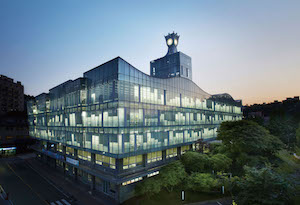
#> input picture assignment11/cau.jpg, 300 x 205 px
$ jupyter execute --allow-errors assignment11.ipynb   (shell and % lines are left out)   (older library calls are emulated)
#> lines starting #> are read from the running program, lines starting #| are printed output that depends on the picture
# Assignment11 : Image Denoising
# Name : Eun-Mi Joo
# Student ID : 20155714
# GitHub Link : https://github.com/joo228/assignment.git

# import package for plotting, data management and dealing image

[cell 1]
import matplotlib.pyplot as plt
import numpy as np
from scipy import signal
from skimage import io, color
from skimage import exposure
from scipy.sparse import csr_matrix
from scipy.sparse import lil_matrix
from scipy import sparse
from scipy import linalg
from scipy.sparse.linalg import lsqr

# read image and make noise in image

[cell 2]
file_image	= 'cau.jpg'

im_color 	= io.imread(file_image)
#> im_color is the input picture: shape (205, 300, 3); mean R, G, B 100.6, 116.8, 124.4
im_gray  	= color.rgb2gray(im_color)
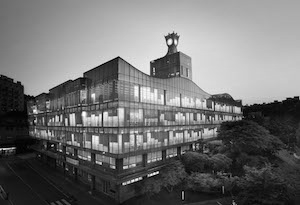
#> im_gray: shape (205, 300) float64; min 0, max 0.998, mean 0.447
im          = (im_gray - np.mean(im_gray)) / np.std(im_gray)
(row, col)  = im.shape
#> row = 205; col = 300

noise_std   = [0.2,0.4,0.6]
noise1      = np.random.normal(0, noise_std[0], (row, col))
noise2      = np.random.normal(0, noise_std[1], (row, col))
noise3      = np.random.normal(0, noise_std[2], (row, col))

im_noise1    = im + noise1
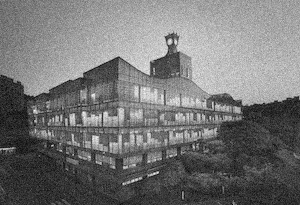
#> im_noise1: shape (205, 300) float64; min -2.18, max 2.56, mean -0.000483; drawn with min black and max white
im_noise2    = im + noise2
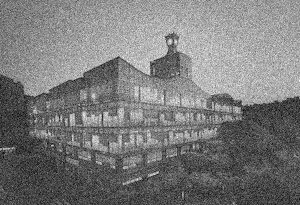
#> im_noise2: shape (205, 300) float64; min -2.89, max 3.11, mean 0.00328; drawn with min black and max white
im_noise3    = im + noise3
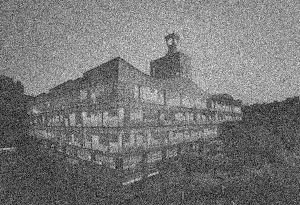
#> im_noise3: shape (205, 300) float64; min -3.52, max 4.02, mean 0.00442; drawn with min black and max white

noise_image1 = np.array(im_noise1).reshape((row*col,1))
noise_image2 = np.array(im_noise2).reshape((row*col,1))
noise_image3 = np.array(im_noise3).reshape((row*col,1))

[cell 3]
p1 = plt.subplot(2,2,1)
p1.set_title('original image')
plt.imshow(im, cmap='gray')
plt.axis('off')

p2 = plt.subplot(2,2,2)
p2.set_title('noisy image 1 with std = %f' %noise_std[0])
plt.imshow(noise_image1.reshape((row, col)), cmap='gray')
plt.axis('off')

p3 = plt.subplot(2,2,3)
p3.set_title('noisy image 2 with std = %f' %noise_std[1])
plt.imshow(noise_image2.reshape((row, col)), cmap='gray')
plt.axis('off')

p2 = plt.subplot(2,2,4)
p2.set_title('noisy image 3 with std = %f' %noise_std[2])
plt.imshow(noise_image3.reshape((row, col)), cmap='gray')
plt.axis('off')

# define difference matrix by x and y

[cell 4]
Dx = csr_matrix((row*col-3, row*col), dtype = np.int)
temp = csr_matrix((row-1,row), dtype = np.int)
temp.setdiag(-1, 0)
temp.setdiag(1, 1)
Dy = csr_matrix((col*(row-1), row*col), dtype = np.int)
Dx.setdiag(-1, 0)
Dx.setdiag(1, 3)
for i in range(col):
    Dy[0+i*(row-1):row-1+i*(row-1),0+i*row:row+i*row]=temp

# define train noise

[cell 5]
def training(ramda, noise_image, dx, dy):
    dx = np.sqrt(ramda)*dx
    dy = np.sqrt(ramda)*dy
    A = sparse.vstack((sparse.eye(row*col), dx, dy), format='csr')
    b = np.concatenate((noise_image, np.zeros((row*col-3,1)), np.zeros((col*(row-1),1))))

    (im_recon, istop, itn, r1norm, r2norm) = lsqr(A,b)[:5]

    im_recon = im_recon.reshape(row, col)
    Error = r2norm
    p1 = plt.subplot(2,2,1)
    p1.set_title('original image')
    plt.imshow(im, cmap='gray')
    plt.axis('off')

    p2 = plt.subplot(2,2,2)
    p2.set_title('noisy image')
    plt.imshow(noise_image.reshape((row, col)), cmap='gray')
    plt.axis('off')

    p3 = plt.subplot(2,2,3)
    p3.set_title('reconstruction')
    plt.imshow(im_recon, cmap='gray')
    plt.axis('off')
    noise_recon = im_noise-im_recon.reshape(row, col)
    p4 = plt.subplot(2,2,4)
    p4.set_title('estimated noise')
    plt.imshow(noise_recon, cmap='gray')
    plt.axis('off')

    plt.show()
    return Error

# image reconstruction with varying noise std and ramda

[cell 6]
ramda = np.array([10**(-2), 10**(-1), 1])
noise_images = [noise_image1, noise_image2, noise_image3]
error = np.empty((len(noise_images),len(ramda)),dtype = float)
#> error = [[225.5, 0, 350.5], [0, 154.1, 68.1], [0, 0, 1]]
#> (the rest of this cell did not finish here and is left out)

# show the error of reconstruction

[cell 7]
for i in range(len(noise_images)):
    plt.bar(ramda, error[i,:], width = 0.05)
    plt.title("reconstruction error for image noise std = %f with each ramda"%noise_std[i])
    plt.show()
#> this loop made 3 passes
#> pass 1, `plt.show()`:
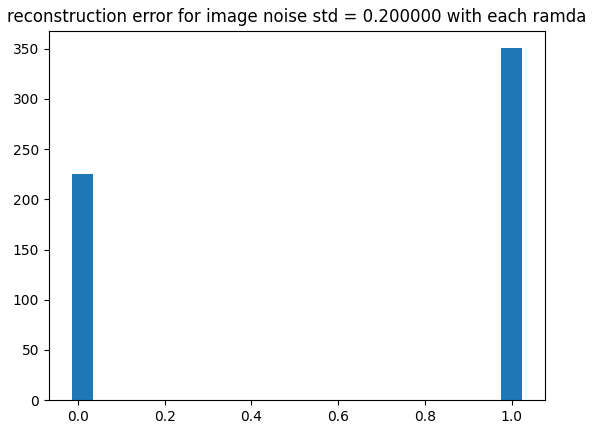
#> figure drawn by matplotlib, 1 panel; tallest bar 350.5 high, from x = 0.975 to 1.02
#> pass 2, `plt.show()`:
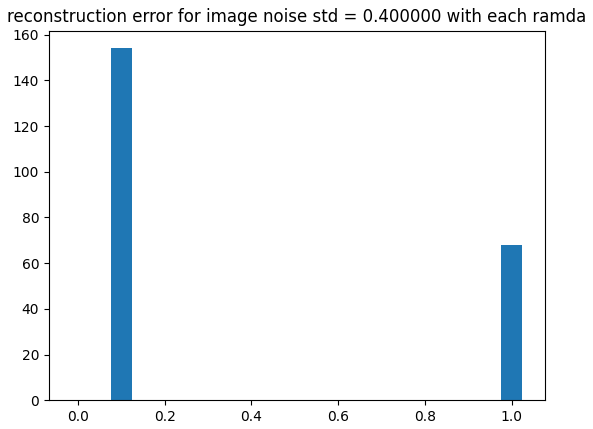
#> figure drawn by matplotlib, 1 panel; tallest bar 154.1 high, from x = 0.075 to 0.125
